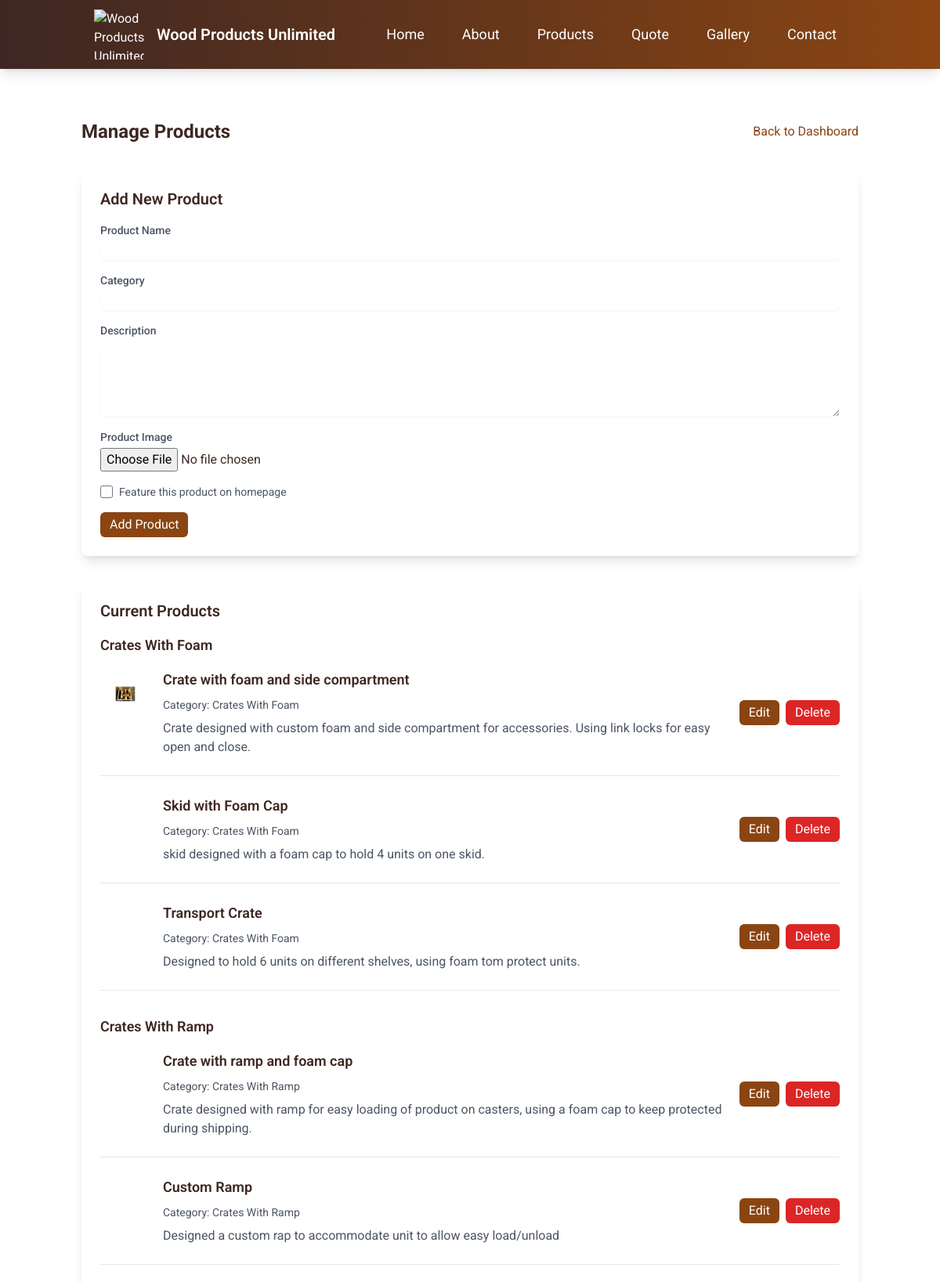
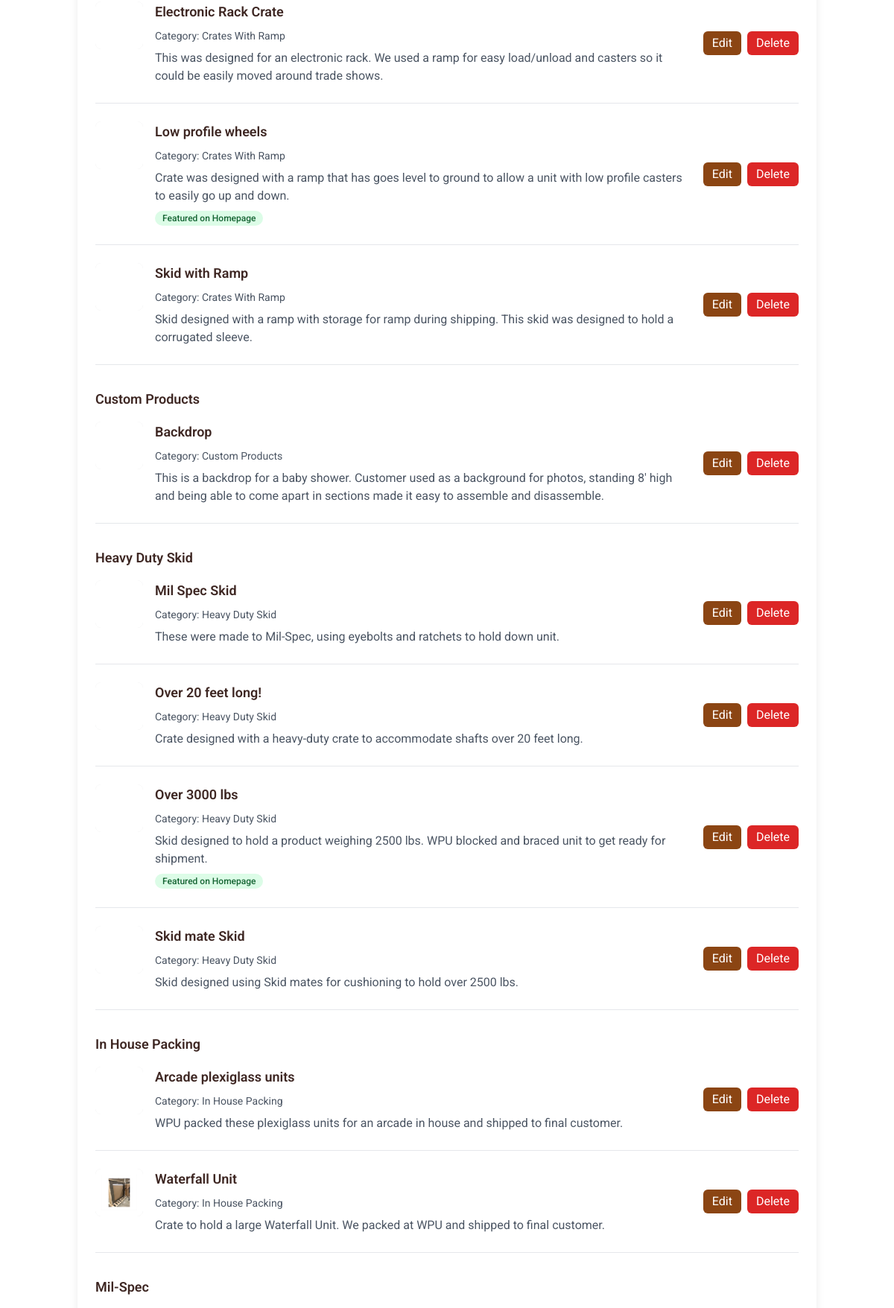
Screenshot of /admin/products/ (signed in, upper part) with the database file from the repository (2 pictures, top to bottom).
### models.py (models this page shows)
class Product(db.Model):
    id = db.Column(db.Integer, primary_key=True)
    name = db.Column(db.String(100), nullable=False)
    description = db.Column(db.Text, nullable=False)
    category = db.Column(db.String(50), nullable=False)
    package_type = db.Column(db.String(50), nullable=True)
    image_url = db.Column(db.String(200), nullable=False)
    price = db.Column(db.Float, nullable=False)
    is_featured = db.Column(db.Boolean, default=False)
    created_at = db.Column(db.DateTime, default=datetime.utcnow)

### routes/admin/product_routes.py (the view, shortened to what this page needs)
@products_bp.route('/', methods=['GET', 'POST'])
@login_required
@log_route_access('admin_products')
@handle_exceptions
def products():
    try:
        current_app.logger.debug('Fetching all products from database')
        products = Product.query.all()
        current_app.logger.debug(f'Found {len(products)} products')
        try:
            categorized_products = {}
            uncategorized_products = []
            categories = set()
            for product in products:
                if product.category and product.category.strip():
                    categories.add(product.category.strip())
            sorted_categories = sorted(categories)
            for product in products:
                if product.category and product.category.strip():
                    category = product.category.strip()
                    if category not in categorized_products:
                        categorized_products[category] = []
                    categorized_products[category].append(product)
                else:
                    uncategorized_products.append(product)
            current_app.logger.debug(f'Successfully categorized {len(products)} products into {len(sorted_categories)} categories')
            return render_template('admin/products.html',
                                products=products,
                                sorted_categories=sorted_categories,
                                categorized_products=categorized_products,
                                uncategorized_products=uncategorized_products)
        except Exception as category_error:
            current_app.logger.error(f'Error categorizing products: {str(category_error)}')
            return render_template('admin/products.html',
                                products=products,
                                sorted_categories=[],
                                categorized_products={},
                                uncategorized_products=products)
    except Exception as e:
        current_app.logger.error(f'Error in admin products route: {str(e)}')
        current_app.logger.exception('Full traceback:')
        flash('Error loading products. Please try again later.', 'error')
        return render_template('errors/500.html'), 500

### app.py (called while the page is built)
@login_manager.user_loader
def load_user(user_id):
    from models import Admin
    return Admin.query.get(int(user_id))

### routes/admin/routes.py (called while the page is built)
@admin.before_request
def verify_admin():
    if not current_user.is_authenticated:
        current_app.logger.warning(
            f'Unauthorized dashboard access attempt from {request.remote_addr}'
        )
        flash('Please log in to access the admin dashboard', 'error')
        return redirect(url_for('auth.login'))

@admin.before_request
def verify_db():
    try:
        db.session.query(Admin).first()
    except Exception as e:
        current_app.logger.error(f'Database connection error: {str(e)}')
        return render_template('errors/500.html'), 500

@admin.before_request
def log_request_info():
    current_app.logger.debug(
        'Admin Route Request:\n'
        f'Path: {request.path}\n'
        f'Method: {request.method}\n'
        f'User: {current_user.username if not current_user.is_anonymous else "anonymous"}\n'
        f'IP: {request.remote_addr}\n'
        f'User Agent: {request.user_agent.string}')

### routes/utils/error_handlers.py (called while the page is built)
def log_route_access(route_name: str) -> Callable:
    def decorator(f: Callable) -> Callable:
        @wraps(f)
        def wrapper(*args: Any, **kwargs: Any) -> Any:
            access_details = {
                'route': route_name,
                'user': current_user.username if not current_user.is_anonymous else 'anonymous',
                'method': request.method,
                'url': request.url,
                'ip': request.remote_addr,
                'user_agent': request.user_agent.string
            }
            current_app.logger.info(
                'Route access: %(route)s\nUser: %(user)s\nMethod: %(method)s\nURL: %(url)s\nIP: %(ip)s\nUser Agent: %(user_agent)s',
                access_details
            )
            return f(*args, **kwargs)
        return wrapper
    return decorator

### templates/admin/products.html (shortened to what this page needs)
{% extends "base.html" %}
{% block content %}
<div class="container mx-auto px-4 py-16">
    <div class="max-w-6xl mx-auto">
        <div class="flex justify-between items-center mb-8">
            <h1 class="text-2xl font-bold">Manage Products</h1>
            <a href="{{ url_for('admin.dashboard') }}" class="text-wood-brown hover:text-wood-dark">Back to Dashboard</a>
        </div>
        <div class="bg-white rounded-lg shadow-lg p-6 mb-8">
            <h2 class="text-xl font-semibold mb-4">Add New Product</h2>
            <form method="POST" action="{{ url_for('admin.admin_products_bp.products') }}" class="space-y-4" enctype="multipart/form-data">
                <div>
                    <label for="name" class="block text-sm font-medium text-gray-600">Product Name</label>
                    <input type="text" id="name" name="name" required
                           class="mt-1 block w-full rounded-md border-gray-300 shadow-sm">
                </div>
                <div>
                    <label for="category" class="block text-sm font-medium text-gray-600">Category</label>
                    <input type="text" id="category" name="category" required
                           class="mt-1 block w-full rounded-md border-gray-300 shadow-sm">
                </div>
                <div>
                    <label for="description" class="block text-sm font-medium text-gray-600">Description</label>
                    <textarea id="description" name="description" rows="4" required
                              class="mt-1 block w-full rounded-md border-gray-300 shadow-sm"></textarea>
                </div>
                <div>
                    <label for="image" class="block text-sm font-medium text-gray-600">Product Image</label>
                    <input type="file" id="image" name="image" accept="image/*"
                           class="mt-1 block w-full">
                </div>
                <div class="flex items-center">
                    <input type="checkbox" id="is_featured" name="is_featured"
                           class="h-4 w-4 text-wood-brown border-gray-300 rounded">
                    <label for="is_featured" class="ml-2 block text-sm text-gray-600">
                        Feature this product on homepage
                    </label>
                </div>
                <button type="submit" class="bg-wood-brown text-white px-3 py-1 rounded-md hover:bg-wood-dark">Add Product</button>
            </form>
        </div>
        <div class="bg-white rounded-lg shadow-lg p-6">
            <h2 class="text-xl font-semibold mb-4">Current Products</h2>
            {% for category in sorted_categories %}
            <div class="mb-8">
                <h3 class="text-lg font-semibold mb-4 text-wood-dark">{{ category }}</h3>
                <div class="space-y-6">
                    {% for product in categorized_products[category]|sort(attribute='name') %}
                    <div class="border-b border-gray-200 pb-6">
                        <div class="flex items-center justify-between">
                            <div class="flex items-start space-x-4">
                                {% if product.image_url %}
                                <div class="relative w-16 h-16 flex-shrink-0 bg-gray-100 rounded-lg overflow-hidden">
                                    <img src="{{ product.image_url.variants.thumbnail if product.image_url is mapping else product.image_url }}"
                                         alt="{{ product.name }}"
                                         class="absolute inset-0 w-full h-full object-contain bg-white p-1"
                                         loading="lazy"
                                         decoding="async">
                                </div>
                                {% endif %}
                                <div>
                                    <h3 class="text-lg font-semibold mb-2">{{ product.name }}</h3>
                                    <p class="text-sm text-gray-600 mb-2">Category: {{ product.category }}</p>
                                    <p class="text-gray-600">{{ product.description }}</p>
                                    {% if product.is_featured %}
                                    <span class="inline-flex items-center px-2.5 py-0.5 rounded-full text-xs font-medium bg-green-100 text-green-800 mt-2">
                                        Featured on Homepage
                                    </span>
                                    {% endif %}
                                </div>
                            </div>
                            <div class="flex space-x-2 ml-4">
                                <a href="{{ url_for('admin.admin_products_bp.edit_product', id=product.id) }}"
                                   class="bg-wood-brown text-white px-3 py-1 rounded-md hover:bg-wood-dark">Edit</a>
                                <form method="POST" action="{{ url_for('admin.admin_products_bp.delete_product', id=product.id) }}" class="inline">
                                    <button type="submit"
                                            class="bg-red-600 text-white px-3 py-1 rounded-md hover:bg-red-700"
                                            onclick="return confirm('Are you sure you want to delete this product?')">Delete</button>
                                </form>
                            </div>
                        </div>
                    </div>
                    {% endfor %}
                </div>
            </div>
            {% endfor %}
        </div>
    </div>
</div>
{% endblock %}

### rows the page displays
Product: category "Crates With Foam", image_url.variants (picture), name "Transport Crate", description "Designed to hold 6 units on different shelves, using foam tom protect units."
Product: image_url.variants (picture), name "Crate with foam and side compartment", category "Crates With Foam", description "Crate designed with custom foam and side compartment for accessories. Using link locks for easy open and close."
Product: image_url.variants (picture), name "Skid with Foam Cap", category "Crates With Foam", description "skid designed with a foam cap to hold 4 units on one skid."
Product: category "Crates With Ramp", image_url.variants (picture), name "Crate with ramp and foam cap", description "Crate designed with ramp for easy loading of product on casters, using a foam cap to keep protected during shipping."
Product: image_url.variants (picture), name "Custom Ramp", category "Crates With Ramp", description "Designed a custom rap to accommodate unit to allow easy load/unload"
Product: image_url.variants (picture), name "Electronic Rack Crate", category "Crates With Ramp", description "This was designed for an electronic rack. We used a ramp for easy load/unload and casters so it could be easily moved around trade shows."
Product: image_url.variants (picture), name "Low profile wheels", category "Crates With Ramp", description "Crate was designed with a ramp that has goes level to ground to allow a unit with low profile casters to easily go up and down.", is_featured "Featured on Homepage"
Product: image_url.variants (picture), name "Skid with Ramp", category "Crates With Ramp", description "Skid designed with a ramp with storage for ramp during shipping. This skid was designed to hold a corrugated sleeve."
Product: category "Custom Products", image_url.variants (picture), name "Backdrop", description "This is a backdrop for a baby shower. Customer used as a background for photos, standing 8' high and being able to come apart in sections made it easy to assemble and disassemble."
Product: category "Heavy Duty Skid", image_url.variants (picture), name "Over 20 feet long!", description "Crate designed with a heavy-duty crate to accommodate shafts over 20 feet long."
Product: image_url.variants (picture), name "Mil Spec Skid", category "Heavy Duty Skid", description "These were made to Mil-Spec, using eyebolts and ratchets to hold down unit."
Product: image_url.variants (picture), name "Over 3000 lbs", category "Heavy Duty Skid", description "Skid designed to hold a product weighing 2500 lbs. WPU blocked and braced unit to get ready for shipment.", is_featured "Featured on Homepage"
Product: image_url.variants (picture), name "Skid mate Skid", category "Heavy Duty Skid", description "Skid designed using Skid mates for cushioning to hold over 2500 lbs."
Product: category "In House Packing", image_url.variants (picture), name "Waterfall Unit", description "Crate to hold a large Waterfall Unit. We packed at WPU and shipped to final customer."
Product: image_url.variants (picture), name "Arcade plexiglass units", category "In House Packing", description "WPU packed these plexiglass units for an arcade in house and shipped to final customer."

### other values shown
{{ category }} "Mil-Spec"
